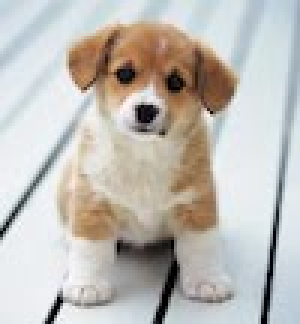
#> input picture resources/puppy.jpg, 100 x 108 px (shown 3 times larger)
$ jupyter execute 'Blur an image using kernal.ipynb'
#> lines starting #> are read from the running program, lines starting #| are printed output that depends on the picture
[cell 1]
import matplotlib.pyplot as plt
import numpy as np
from skimage.io import imread

# Load image:
input_pixels = imread('resources/puppy.jpg')
#> input_pixels is the input picture: shape (108, 100, 3); mean R, G, B 191.9, 188.8, 183.6
# # Box Blur kernel
kernel = [[0.1111, 0.1111, 0.1111],
              [0.1111, 0.1111, 0.1111],
              [0.1111, 0.1111, 0.1111]]

# # Middle of the kernel
offset = len(kernel) // 2

# # Create output image
output_image = np.zeros_like(input_pixels)

# # Compute convolution between intensity and kernels
for row in range(offset, input_pixels.shape[0]  - offset):
    for col in range(offset, input_pixels.shape[1] - offset):
        accumulator = [0.0, 0.0, 0.0]
        pixel_rgb = input_pixels[(row-1):(row+2),(col-1):(col+2)];
        accumulator[0] = np.sum(kernel * pixel_rgb[0])
        accumulator[1] = np.sum(kernel * pixel_rgb[1])
        accumulator[2] = np.sum(kernel * pixel_rgb[2])
        output_image[row,col] = accumulator
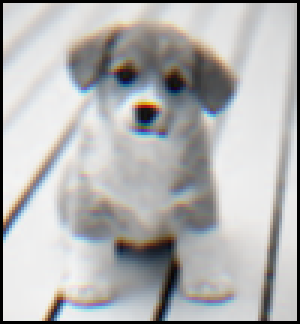
#> output_image: shape (108, 100, 3) (shown 3 times larger); mean R, G, B 179.6, 179.5, 179.4

plt.subplot(121)
plt.axis('off')
plt.imshow(input_pixels)
plt.subplot(122)
plt.axis('off')
plt.imshow(output_image)
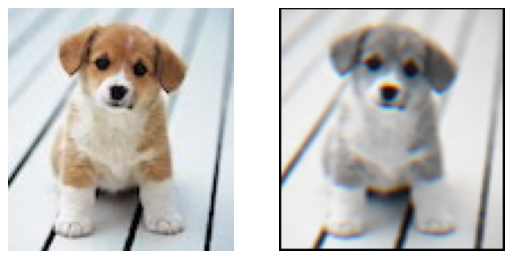
#> figure drawn by matplotlib, 2 panels
